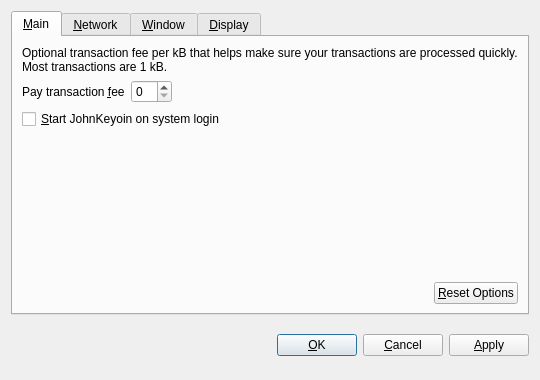
<?xml version="1.0" encoding="UTF-8"?>
<ui version="4.0">
 <class>OptionsDialog</class>
 <widget class="QDialog" name="OptionsDialog">
  <property name="geometry">
   <rect>
    <x>0</x>
    <y>0</y>
    <width>540</width>
    <height>380</height>
   </rect>
  </property>
  <property name="windowTitle">
   <string>Options</string>
  </property>
  <property name="modal">
   <bool>true</bool>
  </property>
  <layout class="QVBoxLayout" name="verticalLayout">
   <item>
    <widget class="QTabWidget" name="tabWidget">
     <property name="tabPosition">
      <enum>QTabWidget::North</enum>
     </property>
     <property name="currentIndex">
      <number>0</number>
     </property>
     <widget class="QWidget" name="tabMain">
      <attribute name="title">
       <string>&amp;Main</string>
      </attribute>
      <layout class="QVBoxLayout" name="verticalLayout_Main">
       <item>
        <widget class="QLabel" name="transactionFeeInfoLabel">
         <property name="text">
          <string>Optional transaction fee per kB that helps make sure your transactions are processed quickly. Most transactions are 1 kB.</string>
         </property>
         <property name="textFormat">
          <enum>Qt::PlainText</enum>
         </property>
         <property name="wordWrap">
          <bool>true</bool>
         </property>
        </widget>
       </item>
       <item>
        <layout class="QHBoxLayout" name="horizontalLayout_1_Main">
         <item>
          <widget class="QLabel" name="transactionFeeLabel">
           <property name="text">
            <string>Pay transaction &amp;fee</string>
           </property>
           <property name="textFormat">
            <enum>Qt::PlainText</enum>
           </property>
           <property name="buddy">
            <cstring>transactionFee</cstring>
           </property>
          </widget>
         </item>
         <item>
          <widget class="BitcoinAmountField" name="transactionFee"/>
         </item>
         <item>
          <spacer name="horizontalSpacer_1_Main">
           <property name="orientation">
            <enum>Qt::Horizontal</enum>
           </property>
           <property name="sizeHint" stdset="0">
            <size>
             <width>40</width>
             <height>20</height>
            </size>
           </property>
          </spacer>
         </item>
        </layout>
       </item>
       <item>
        <widget class="QCheckBox" name="bitcoinAtStartup">
         <property name="toolTip">
          <string>Automatically start JohnKeyoin after logging in to the system.</string>
         </property>
         <property name="text">
          <string>&amp;Start JohnKeyoin on system login</string>
         </property>
        </widget>
       </item>
       <item>
        <spacer name="verticalSpacer_Main">
         <property name="orientation">
          <enum>Qt::Vertical</enum>
         </property>
         <property name="sizeHint" stdset="0">
          <size>
           <width>20</width>
           <height>40</height>
          </size>
         </property>
        </spacer>
       </item>
       <item>
        <layout class="QHBoxLayout" name="horizontalLayout_2_Main">
         <item>
          <spacer name="horizontalSpacer_2_Main">
           <property name="orientation">
            <enum>Qt::Horizontal</enum>
           </property>
           <property name="sizeHint" stdset="0">
            <size>
             <width>40</width>
             <height>20</height>
            </size>
           </property>
          </spacer>
         </item>
         <item>
          <widget class="QPushButton" name="resetButton">
           <property name="toolTip">
            <string>Reset all client options to default.</string>
           </property>
           <property name="text">
            <string>&amp;Reset Options</string>
           </property>
           <property name="autoDefault">
            <bool>false</bool>
           </property>
          </widget>
         </item>
        </layout>
       </item>
      </layout>
     </widget>
     <widget class="QWidget" name="tabNetwork">
      <attribute name="title">
       <string>&amp;Network</string>
      </attribute>
      <layout class="QVBoxLayout" name="verticalLayout_Network">
       <item>
        <widget class="QCheckBox" name="mapPortUpnp">
         <property name="toolTip">
          <string>Automatically open the JohnKeyoin client port on the router. This only works when your router supports UPnP and it is enabled.</string>
         </property>
         <property name="text">
          <string>Map port using &amp;UPnP</string>
         </property>
        </widget>
       </item>
       <item>
        <widget class="QCheckBox" name="connectSocks">
         <property name="toolTip">
          <string>Connect to the JohnKeyoin network through a SOCKS proxy (e.g. when connecting through Tor).</string>
         </property>
         <property name="text">
          <string>&amp;Connect through SOCKS proxy:</string>
         </property>
        </widget>
       </item>
       <item>
        <layout class="QHBoxLayout" name="horizontalLayout_Network">
         <item>
          <widget class="QLabel" name="proxyIpLabel">
           <property name="text">
            <string>Proxy &amp;IP:</string>
           </property>
           <property name="textFormat">
            <enum>Qt::PlainText</enum>
           </property>
           <property name="buddy">
            <cstring>proxyIp</cstring>
           </property>
          </widget>
         </item>
         <item>
          <widget class="QValidatedLineEdit" name="proxyIp">
           <property name="maximumSize">
            <size>
             <width>140</width>
             <height>16777215</height>
            </size>
           </property>
           <property name="toolTip">
            <string>IP address of the proxy (e.g. 127.0.0.1)</string>
           </property>
          </widget>
         </item>
         <item>
          <widget class="QLabel" name="proxyPortLabel">
           <property name="text">
            <string>&amp;Port:</string>
           </property>
           <property name="textFormat">
            <enum>Qt::PlainText</enum>
           </property>
           <property name="buddy">
            <cstring>proxyPort</cstring>
           </property>
          </widget>
         </item>
         <item>
          <widget class="QLineEdit" name="proxyPort">
           <property name="maximumSize">
            <size>
             <width>55</width>
             <height>16777215</height>
            </size>
           </property>
           <property name="toolTip">
            <string>Port of the proxy (e.g. 9050)</string>
           </property>
          </widget>
         </item>
         <item>
          <widget class="QLabel" name="socksVersionLabel">
           <property name="text">
            <string>SOCKS &amp;Version:</string>
           </property>
           <property name="textFormat">
            <enum>Qt::PlainText</enum>
           </property>
           <property name="buddy">
            <cstring>socksVersion</cstring>
           </property>
          </widget>
         </item>
         <item>
          <widget class="QValueComboBox" name="socksVersion">
           <property name="toolTip">
            <string>SOCKS version of the proxy (e.g. 5)</string>
           </property>
          </widget>
         </item>
         <item>
          <spacer name="horizontalSpacer_Network">
           <property name="orientation">
            <enum>Qt::Horizontal</enum>
           </property>
           <property name="sizeHint" stdset="0">
            <size>
             <width>40</width>
             <height>20</height>
            </size>
           </property>
          </spacer>
         </item>
        </layout>
       </item>
       <item>
        <spacer name="verticalSpacer_Network">
         <property name="orientation">
          <enum>Qt::Vertical</enum>
         </property>
         <property name="sizeHint" stdset="0">
          <size>
           <width>20</width>
           <height>40</height>
          </size>
         </property>
        </spacer>
       </item>
      </layout>
     </widget>
     <widget class="QWidget" name="tabWindow">
      <attribute name="title">
       <string>&amp;Window</string>
      </attribute>
      <layout class="QVBoxLayout" name="verticalLayout_Window">
       <item>
        <widget class="QCheckBox" name="minimizeToTray">
         <property name="toolTip">
          <string>Show only a tray icon after minimizing the window.</string>
         </property>
         <property name="text">
          <string>&amp;Minimize to the tray instead of the taskbar</string>
         </property>
        </widget>
       </item>
       <item>
        <widget class="QCheckBox" name="minimizeOnClose">
         <property name="toolTip">
          <string>Minimize instead of exit the application when the window is closed. When this option is enabled, the application will be closed only after selecting Quit in the menu.</string>
         </property>
         <property name="text">
          <string>M&amp;inimize on close</string>
         </property>
        </widget>
       </item>
       <item>
        <spacer name="verticalSpacer_Window">
         <property name="orientation">
          <enum>Qt::Vertical</enum>
         </property>
         <property name="sizeHint" stdset="0">
          <size>
           <width>20</width>
           <height>40</height>
          </size>
         </property>
        </spacer>
       </item>
      </layout>
     </widget>
     <widget class="QWidget" name="tabDisplay">
      <attribute name="title">
       <string>&amp;Display</string>
      </attribute>
      <layout class="QVBoxLayout" name="verticalLayout_Display">
       <item>
        <layout class="QHBoxLayout" name="horizontalLayout_1_Display">
         <item>
          <widget class="QLabel" name="langLabel">
           <property name="text">
            <string>User Interface &amp;language:</string>
           </property>
           <property name="textFormat">
            <enum>Qt::PlainText</enum>
           </property>
           <property name="buddy">
            <cstring>lang</cstring>
           </property>
          </widget>
         </item>
         <item>
          <widget class="QValueComboBox" name="lang">
           <property name="toolTip">
            <string>The user interface language can be set here. This setting will take effect after restarting JohnKeyoin.</string>
           </property>
          </widget>
         </item>
        </layout>
       </item>
       <item>
        <layout class="QHBoxLayout" name="horizontalLayout_2_Display">
         <item>
          <widget class="QLabel" name="unitLabel">
           <property name="text">
            <string>&amp;Unit to show amounts in:</string>
           </property>
           <property name="textFormat">
            <enum>Qt::PlainText</enum>
           </property>
           <property name="buddy">
            <cstring>unit</cstring>
           </property>
          </widget>
         </item>
         <item>
          <widget class="QValueComboBox" name="unit">
           <property name="toolTip">
            <string>Choose the default subdivision unit to show in the interface and when sending coins.</string>
           </property>
          </widget>
         </item>
        </layout>
       </item>
       <item>
        <widget class="QCheckBox" name="displayAddresses">
         <property name="toolTip">
          <string>Whether to show JohnKeyoin addresses in the transaction list or not.</string>
         </property>
         <property name="text">
          <string>&amp;Display addresses in transaction list</string>
         </property>
        </widget>
       </item>
       <item>
        <widget class="QCheckBox" name="coinControlFeatures">
         <property name="toolTip">
          <string>Whether to show coin control features or not.</string>
         </property>
         <property name="text">
          <string>Display coin &amp;control features (experts only!)</string>
         </property>
        </widget>
       </item>
       <item>
        <spacer name="verticalSpacer_Display">
         <property name="orientation">
          <enum>Qt::Vertical</enum>
         </property>
         <property name="sizeHint" stdset="0">
          <size>
           <width>20</width>
           <height>40</height>
          </size>
         </property>
        </spacer>
       </item>
      </layout>
     </widget>
    </widget>
   </item>
   <item>
    <layout class="QHBoxLayout" name="horizontalLayout_Buttons">
     <item>
      <spacer name="horizontalSpacer_1">
       <property name="orientation">
        <enum>Qt::Horizontal</enum>
       </property>
       <property name="sizeHint" stdset="0">
        <size>
         <width>40</width>
         <height>48</height>
        </size>
       </property>
      </spacer>
     </item>
     <item>
      <widget class="QLabel" name="statusLabel">
       <property name="font">
        <font>
         <weight>75</weight>
         <bold>true</bold>
        </font>
       </property>
       <property name="text">
        <string/>
       </property>
       <property name="textFormat">
        <enum>Qt::PlainText</enum>
       </property>
       <property name="wordWrap">
        <bool>true</bool>
       </property>
      </widget>
     </item>
     <item>
      <spacer name="horizontalSpacer_2">
       <property name="orientation">
        <enum>Qt::Horizontal</enum>
       </property>
       <property name="sizeHint" stdset="0">
        <size>
         <width>40</width>
         <height>48</height>
        </size>
       </property>
      </spacer>
     </item>
     <item>
      <widget class="QPushButton" name="okButton">
       <property name="text">
        <string>&amp;OK</string>
       </property>
      </widget>
     </item>
     <item>
      <widget class="QPushButton" name="cancelButton">
       <property name="text">
        <string>&amp;Cancel</string>
       </property>
       <property name="autoDefault">
        <bool>false</bool>
       </property>
      </widget>
     </item>
     <item>
      <widget class="QPushButton" name="applyButton">
       <property name="text">
        <string>&amp;Apply</string>
       </property>
       <property name="autoDefault">
        <bool>false</bool>
       </property>
      </widget>
     </item>
    </layout>
   </item>
  </layout>
 </widget>
 <customwidgets>
  <customwidget>
   <class>BitcoinAmountField</class>
   <extends>QSpinBox</extends>
   <header>bitcoinamountfield.h</header>
  </customwidget>
  <customwidget>
   <class>QValueComboBox</class>
   <extends>QComboBox</extends>
   <header>qvaluecombobox.h</header>
  </customwidget>
  <customwidget>
   <class>QValidatedLineEdit</class>
   <extends>QLineEdit</extends>
   <header>qvalidatedlineedit.h</header>
  </customwidget>
 </customwidgets>
 <resources/>
 <connections/>
</ui>
